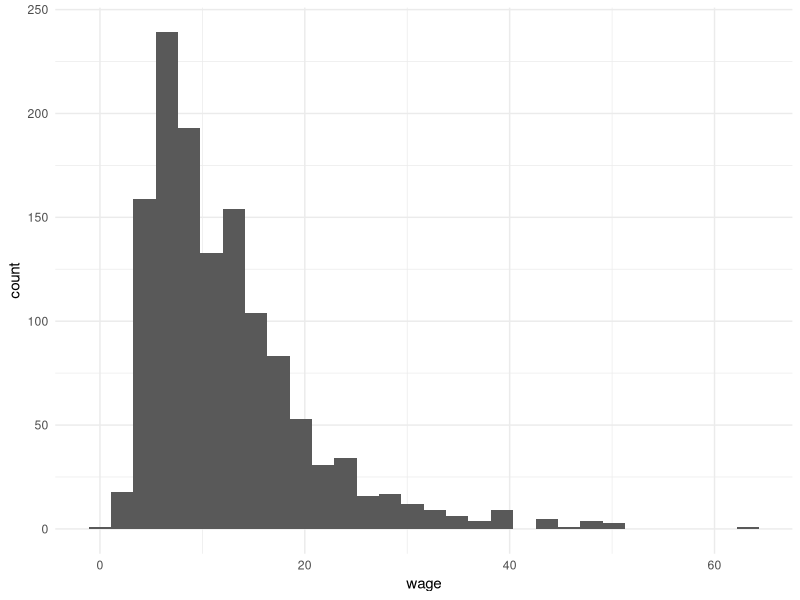
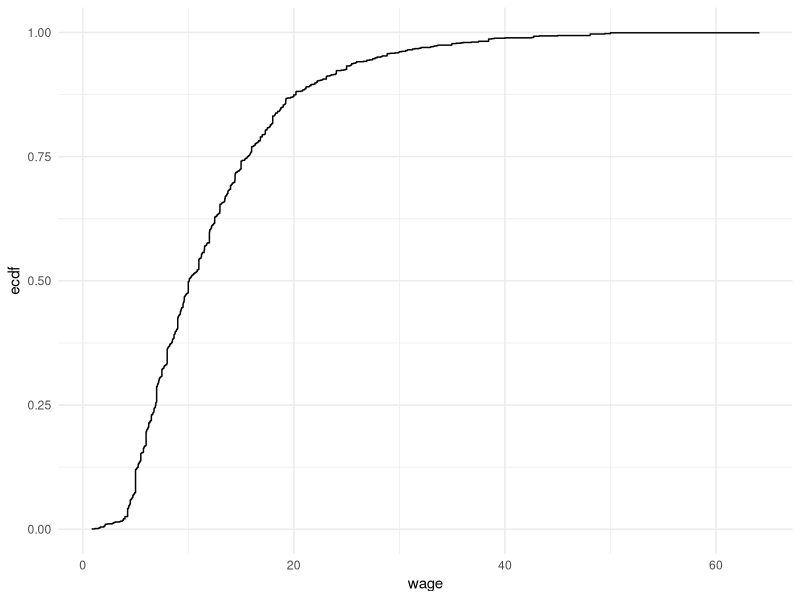
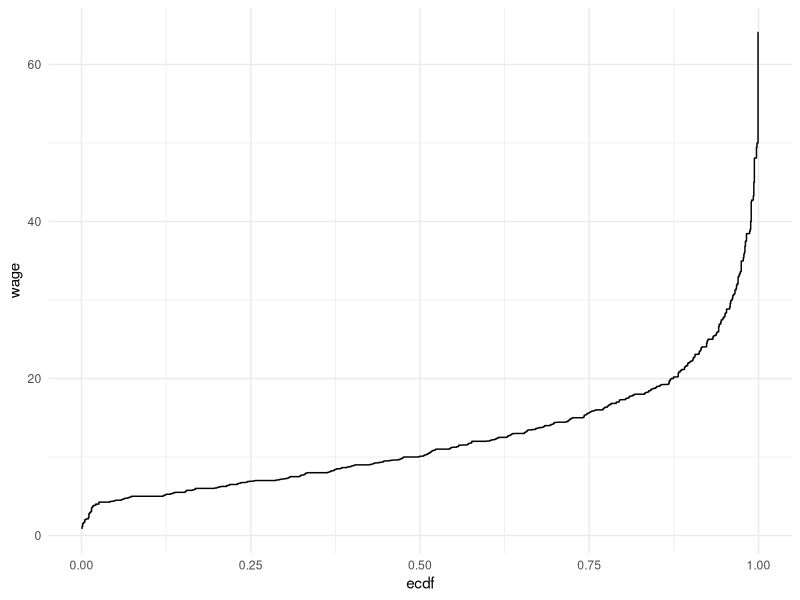

Here is the R script that generated these plots, in order:
## ---- chunk 1

library(readxl);library(tidyverse);library(magrittr);library(quantreg)

setwd("C:/Users/datanerd/Desktop/Github/rEkonometri/data")
df <- read_excel("Table1_1.xls")

## ---- chunk 2

df %<>% 
  dplyr::select(wage, female, nonwhite, union, education, exper)

## ---- chunk 3

model <- lm(formula = wage ~ female + nonwhite + union + education + exper, data = df)
summary(model)

## ---- chunk 4

ggplot(df, aes(x = wage)) +
  geom_histogram() +
  theme_minimal()

## ---- chunk 5

ggplot(df, aes(x = wage)) +
  stat_ecdf(geom = "step", pad = FALSE) +
  theme_minimal()

## ---- chunk 6

ggplot(df, aes(x = wage)) +
  stat_ecdf(geom = "step", pad = FALSE) +
  theme_minimal() +
  coord_flip()

## ---- chunk 7

model50 <- rq(formula = wage ~., tau = 0.5, data = df)
summary.rq(model50)

## ---- chunk 8

model25 <- rq(formula = wage ~., tau = 0.25, data = df)
summary.rq(model25)

## ---- chunk 9

model75 <- rq(formula = wage ~., tau = 0.75, data = df)
summary.rq(model75)

## ---- chunk 10

anova.rq(model25, model50, model75)

